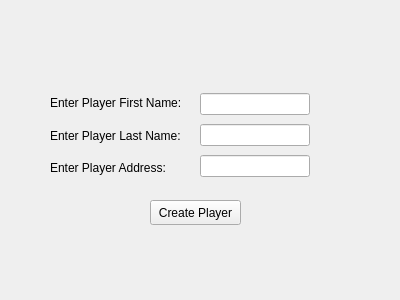
<?xml version="1.0" encoding="UTF-8"?>
<ui version="4.0">
 <class>GUINewPlayer</class>
 <widget class="QWidget" name="GUINewPlayer">
  <property name="geometry">
   <rect>
    <x>0</x>
    <y>0</y>
    <width>400</width>
    <height>300</height>
   </rect>
  </property>
  <property name="windowTitle">
   <string>Form</string>
  </property>
  <widget class="QPushButton" name="createPlayerButton">
   <property name="geometry">
    <rect>
     <x>150</x>
     <y>200</y>
     <width>91</width>
     <height>25</height>
    </rect>
   </property>
   <property name="text">
    <string>Create Player</string>
   </property>
  </widget>
  <widget class="QWidget" name="">
   <property name="geometry">
    <rect>
     <x>50</x>
     <y>90</y>
     <width>138</width>
     <height>91</height>
    </rect>
   </property>
   <layout class="QVBoxLayout" name="verticalLayout">
    <item>
     <widget class="QLabel" name="label">
      <property name="text">
       <string>Enter Player First Name:</string>
      </property>
     </widget>
    </item>
    <item>
     <widget class="QLabel" name="label_2">
      <property name="text">
       <string>Enter Player Last Name:</string>
      </property>
     </widget>
    </item>
    <item>
     <widget class="QLabel" name="label_3">
      <property name="text">
       <string>Enter Player Address:</string>
      </property>
     </widget>
    </item>
   </layout>
  </widget>
  <widget class="QWidget" name="">
   <property name="geometry">
    <rect>
     <x>200</x>
     <y>90</y>
     <width>110</width>
     <height>91</height>
    </rect>
   </property>
   <layout class="QVBoxLayout" name="verticalLayout_2">
    <item>
     <widget class="QLineEdit" name="firstNameInput"/>
    </item>
    <item>
     <widget class="QLineEdit" name="lastNameInput"/>
    </item>
    <item>
     <widget class="QLineEdit" name="addressInput"/>
    </item>
   </layout>
  </widget>
 </widget>
 <resources/>
 <connections/>
</ui>
